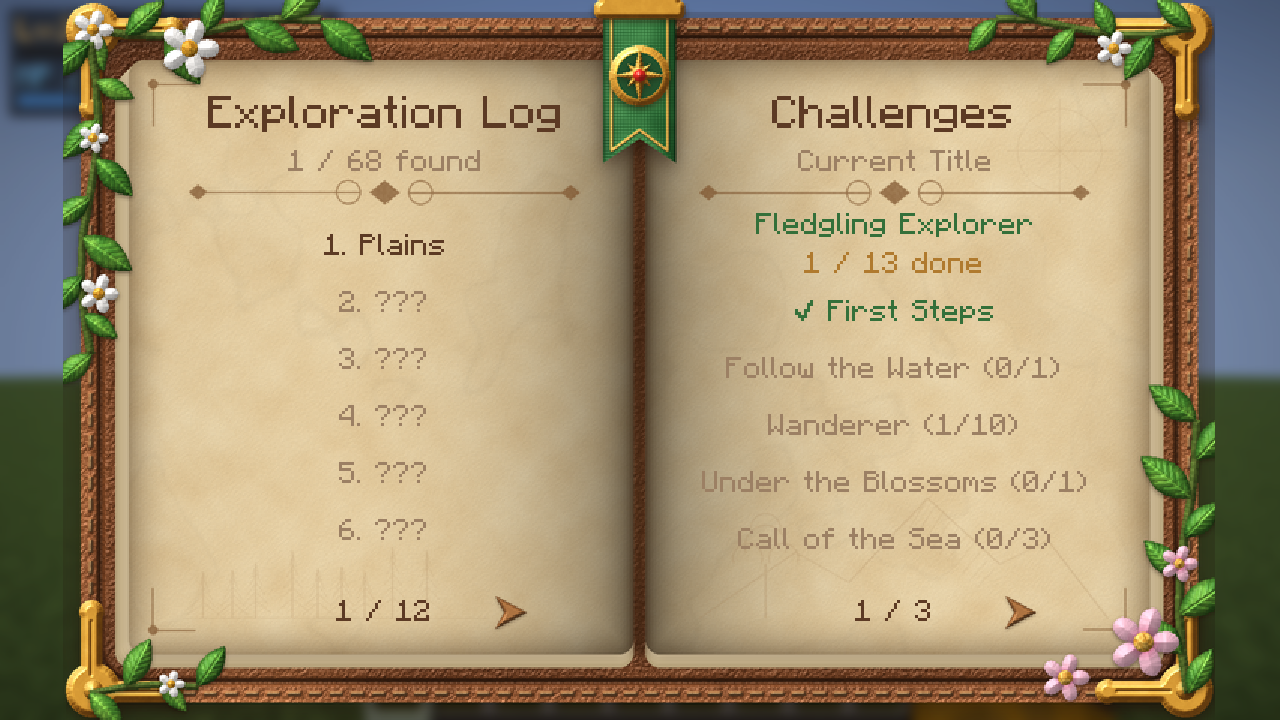
#> input picture 0001_01_journal.png, 1280 x 720 px
$ python -i lib.py   (imports and definitions only)
#> lines starting #> are read from the running program, lines starting #| are printed output that depends on the picture; after the words box and inside, x2 and y2 are one past the last pixel; in counts of white or black regions, pixels touching at a corner belong together
#> further down, picture is the input picture: PIL image 1280x720 RGBA; mean R, G, B, A 164.6, 148.1, 114.7, 255
"""Small material renderer: height map + albedo -> lit RGBA, plus procedural noise."""
import math
import numpy as np
from PIL import Image, ImageDraw, ImageFilter
from scipy import ndimage

LIGHT = np.array([-0.45, -0.65, 0.62])
LIGHT = LIGHT / np.linalg.norm(LIGHT)


def rng(seed):
    return np.random.default_rng(seed)


# [20 lines left out: function fbm, not called in this run]


def blur(a, s):
    return ndimage.gaussian_filter(a, s) if s > 0 else a


# [5 lines left out: function mask_from, not called in this run]


def dist_inside(mask):
    return ndimage.distance_transform_edt(mask > 0.5).astype(np.float32)


# [41 lines left out: functions bevel, dome, normals, shade, not called in this run]


def color(c):
    return np.array(c, np.float32) / 255.0


# [11 lines left out: function ramp, not called in this run]


def drop_shadow(img, offset=(0, 4), radius=6, opacity=0.55, tint=(30, 16, 8)):
#> called with offset = (0, 4), radius = 6, opacity = 0.55, tint = (30, 16, 8)
    a = np.asarray(img.split()[3], np.float32) / 255.0
#> a: shape (720, 1280) float32; every value is 1
    a = ndimage.shift(blur(a, radius), (offset[1], offset[0]), order=1)
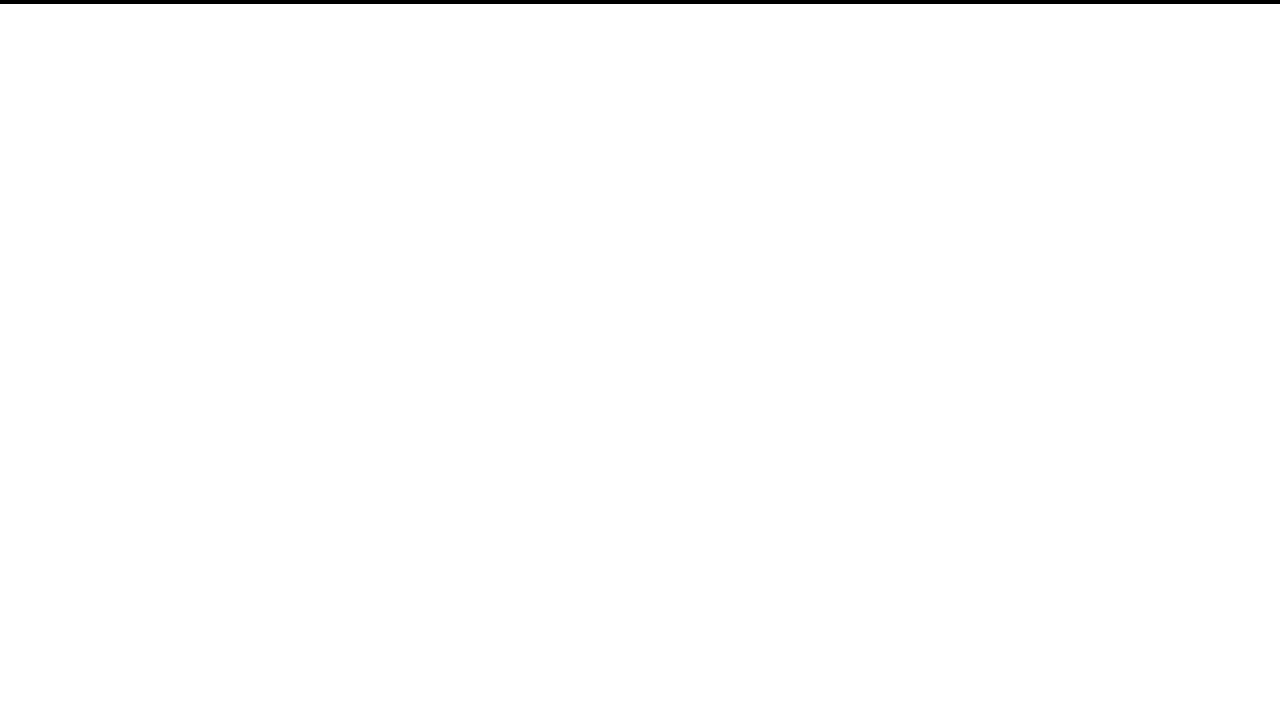
#> a: shape (720, 1280) float32; values 0 (black) and 1 (white), 99.4% white; 1 black region, box (x1, y1, x2, y2) and area: (0, 0, 1280, 4) 5120
    sh = np.zeros(a.shape + (4,), np.float32)
    sh[..., :3] = color(tint)
    sh[..., 3] = a * opacity
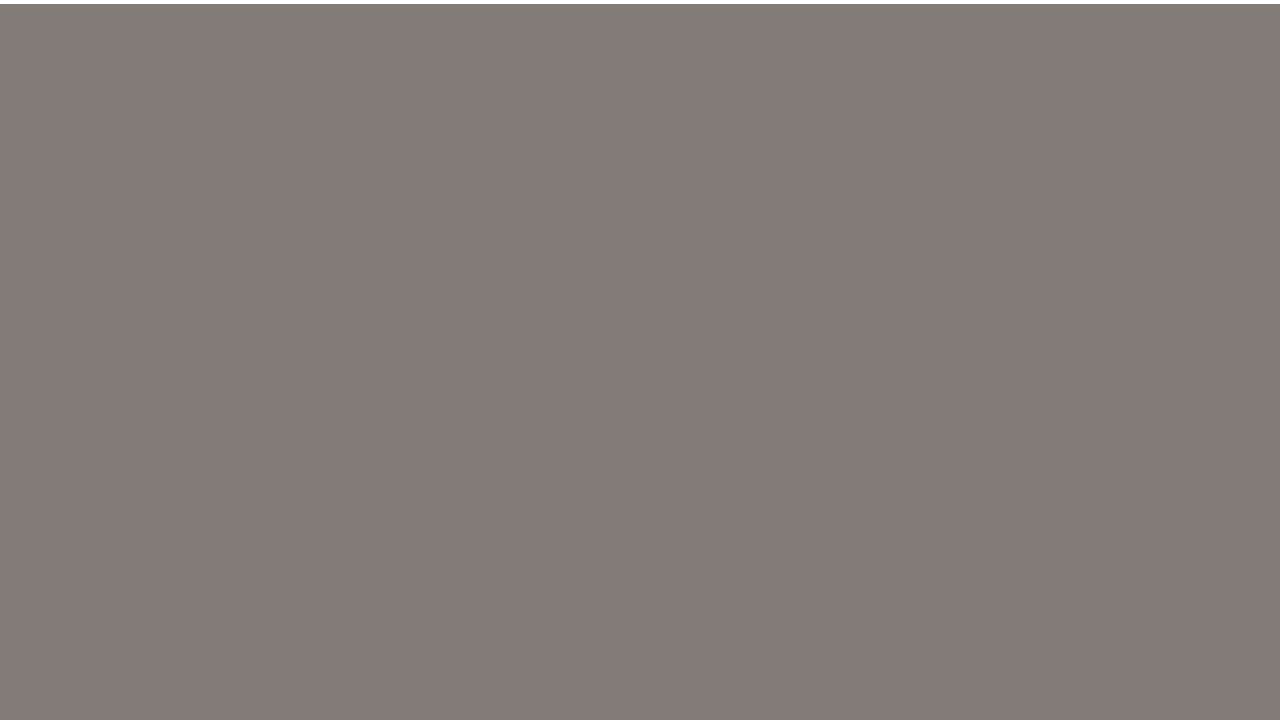
#> sh: shape (720, 1280, 4) float32; mean of channels 0, 1, 2, 3 0.117, 0.0626, 0.0313, 0.552; transparent parts drawn white
    return Image.fromarray((sh * 255).astype(np.uint8), "RGBA")


# [5 lines left out: function comp, not called in this run]


def poly_rot(cx, cy, pts, ang):
    ca, sa = math.cos(ang), math.sin(ang)
    return [(cx + x * ca - y * sa, cy + x * sa + y * ca) for x, y in pts]


# [7 lines left out: function leaf_pts, not called in this run]

>>> from PIL import Image
>>> picture = Image.open('../../0001_01_journal.png')
>>> result = drop_shadow(picture)
